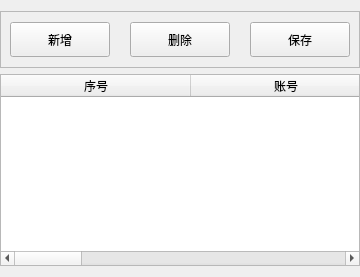
        <widget class="QWidget" name="userPage">
         <layout class="QVBoxLayout" name="verticalLayout_5">
          <property name="leftMargin">
           <number>0</number>
          </property>
          <property name="rightMargin">
           <number>0</number>
          </property>
          <item>
           <widget class="QFrame" name="frame3">
            <property name="frameShape">
             <enum>QFrame::StyledPanel</enum>
            </property>
            <property name="frameShadow">
             <enum>QFrame::Raised</enum>
            </property>
            <layout class="QHBoxLayout" name="horizontalLayout_5">
             <property name="spacing">
              <number>20</number>
             </property>
             <property name="topMargin">
              <number>10</number>
             </property>
             <property name="bottomMargin">
              <number>10</number>
             </property>
             <item>
              <widget class="QPushButton" name="addUserBtn">
               <property name="minimumSize">
                <size>
                 <width>100</width>
                 <height>35</height>
                </size>
               </property>
               <property name="maximumSize">
                <size>
                 <width>100</width>
                 <height>35</height>
                </size>
               </property>
               <property name="text">
                <string>新增</string>
               </property>
              </widget>
             </item>
             <item>
              <widget class="QPushButton" name="deleteUserBtn">
               <property name="minimumSize">
                <size>
                 <width>100</width>
                 <height>35</height>
                </size>
               </property>
               <property name="maximumSize">
                <size>
                 <width>100</width>
                 <height>35</height>
                </size>
               </property>
               <property name="text">
                <string>删除</string>
               </property>
              </widget>
             </item>
             <item>
              <widget class="QPushButton" name="saveUserBtn">
               <property name="minimumSize">
                <size>
                 <width>100</width>
                 <height>35</height>
                </size>
               </property>
               <property name="maximumSize">
                <size>
                 <width>100</width>
                 <height>35</height>
                </size>
               </property>
               <property name="text">
                <string>保存</string>
               </property>
              </widget>
             </item>
            </layout>
           </widget>
          </item>
          <item>
           <widget class="QTableWidget" name="userTable">
            <property name="alternatingRowColors">
             <bool>false</bool>
            </property>
            <property name="selectionMode">
             <enum>QAbstractItemView::SingleSelection</enum>
            </property>
            <property name="selectionBehavior">
             <enum>QAbstractItemView::SelectRows</enum>
            </property>
            <property name="rowCount">
             <number>0</number>
            </property>
            <attribute name="horizontalHeaderDefaultSectionSize">
             <number>190</number>
            </attribute>
            <attribute name="horizontalHeaderStretchLastSection">
             <bool>true</bool>
            </attribute>
            <attribute name="verticalHeaderVisible">
             <bool>false</bool>
            </attribute>
            <column>
             <property name="text">
              <string>序号</string>
             </property>
            </column>
            <column>
             <property name="text">
              <string>账号</string>
             </property>
            </column>
            <column>
             <property name="text">
              <string>密码</string>
             </property>
            </column>
            <column>
             <property name="text">
              <string>角色</string>
             </property>
            </column>
            <column>
             <property name="text">
              <string>是否可用</string>
             </property>
            </column>
           </widget>
          </item>
         </layout>
        </widget>
